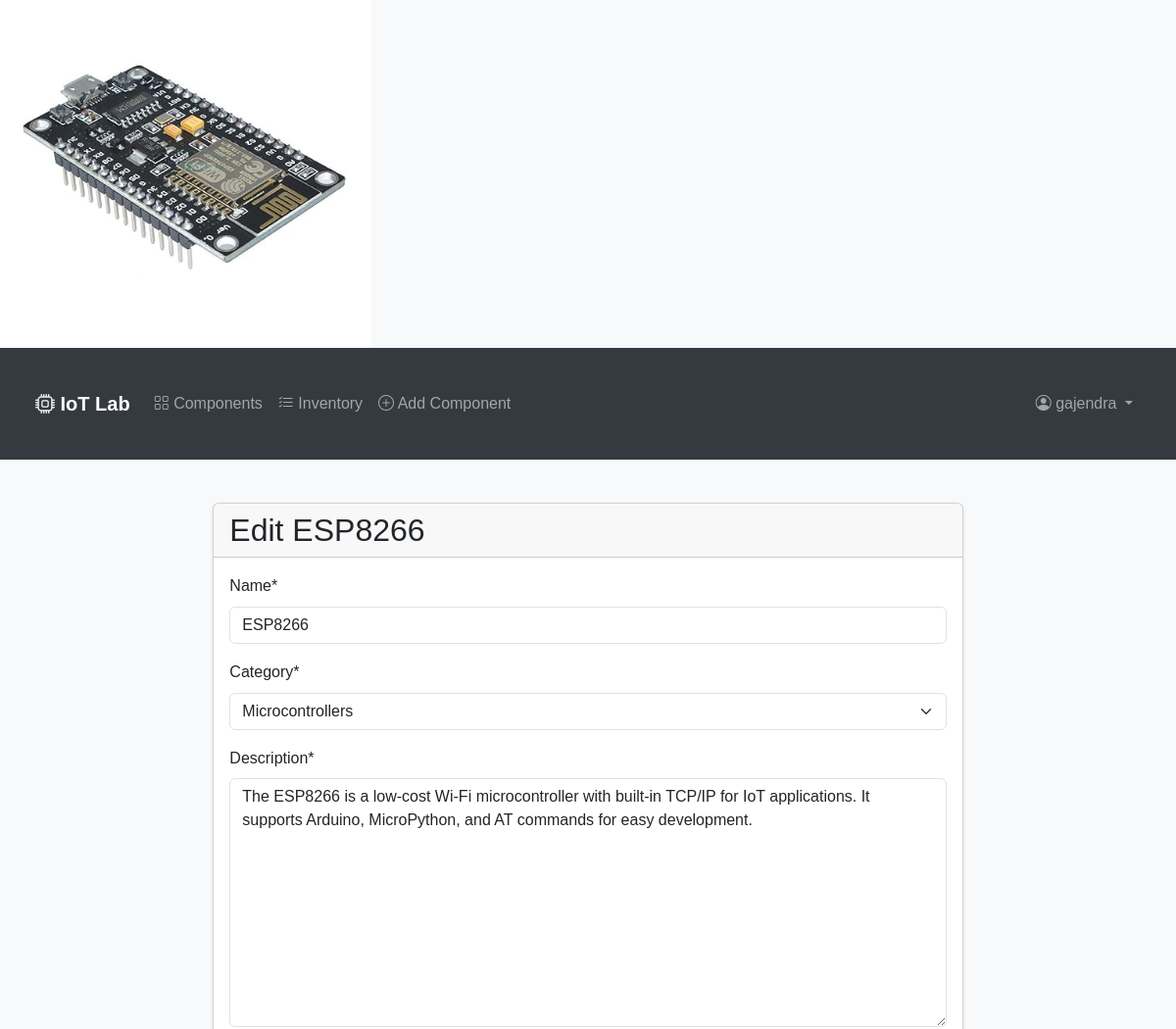
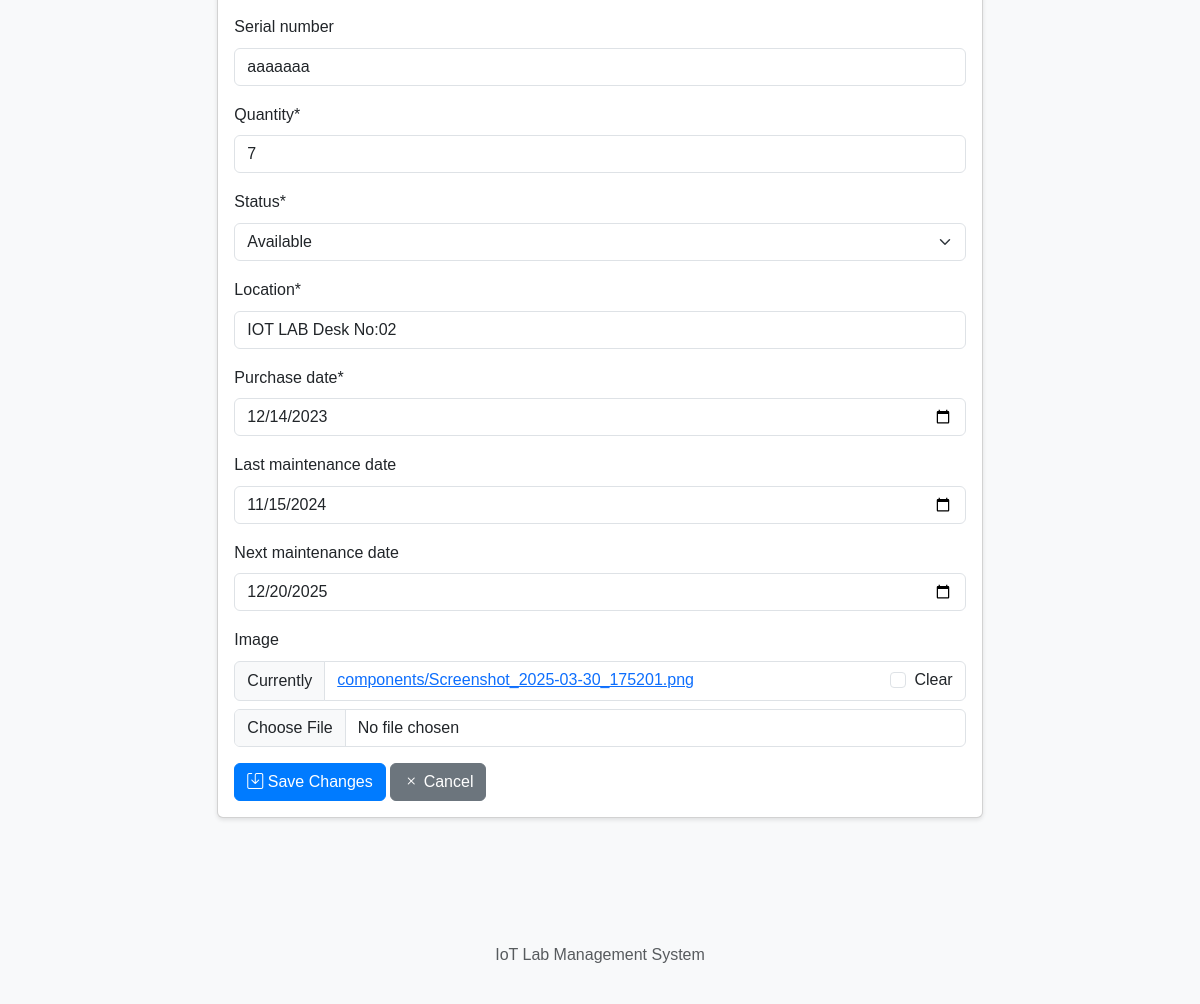
The page /component/3/update/ (signed in) on the database as committed earlier (2 pictures, top to bottom).
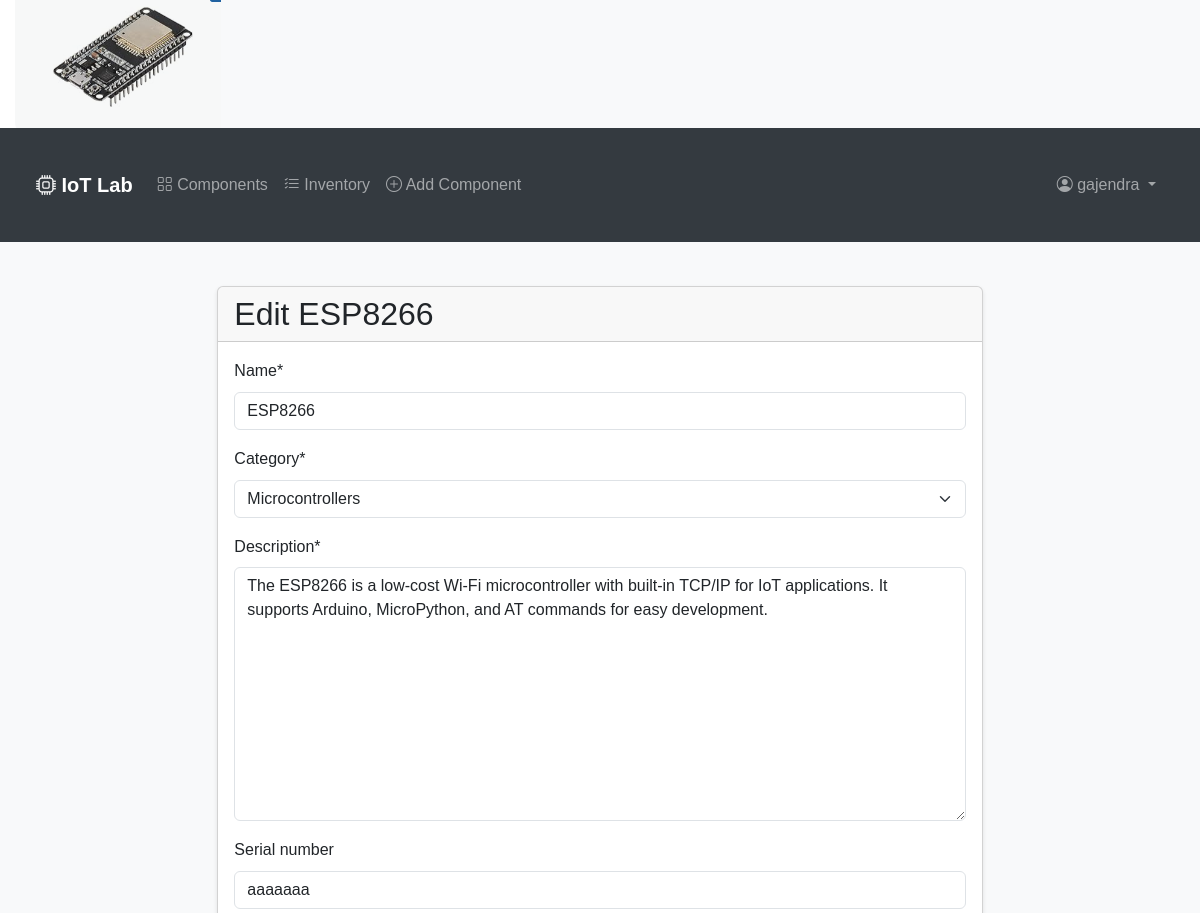
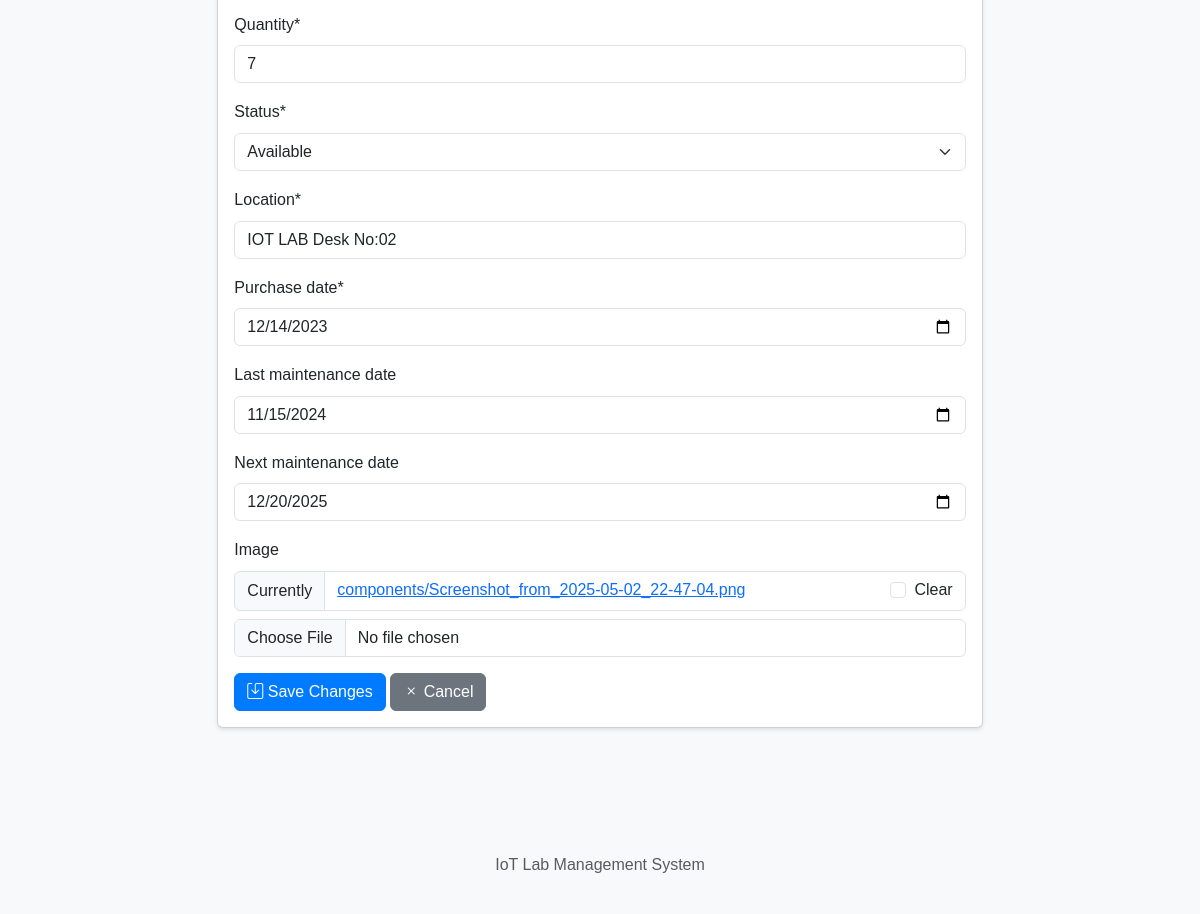
The same page on the database as committed later (2 pictures, top to bottom).
### components/models.py (models this page shows, shortened)
class Component(models.Model):
    STATUS_CHOICES = [
        ('available', 'Available'),
        ('in_use', 'In Use'),
        ('maintenance', 'Under Maintenance'),
        ('retired', 'Retired'),
    ]
    name = models.CharField(max_length=200)
    category = models.ForeignKey(Category, on_delete=models.CASCADE, related_name='components')
    description = models.TextField()
    serial_number = models.CharField(max_length=100, unique=True, null=True, blank=True)
    quantity = models.PositiveIntegerField(default=1)
    status = models.CharField(max_length=20, choices=STATUS_CHOICES, default='available')
    location = models.CharField(max_length=200)
    purchase_date = models.DateField()
    last_maintenance_date = models.DateField(null=True, blank=True)
    next_maintenance_date = models.DateField(null=True, blank=True)
    created_by = models.ForeignKey(User, on_delete=models.CASCADE, related_name='created_components')
    created_at = models.DateTimeField(auto_now_add=True)
    updated_at = models.DateTimeField(auto_now=True)
    image = models.ImageField(upload_to='components/', null=True, blank=True)

class Category(models.Model):
    name = models.CharField(max_length=100)
    description = models.TextField(blank=True)
    created_at = models.DateTimeField(auto_now_add=True)
    updated_at = models.DateTimeField(auto_now=True)
    class Meta:
        verbose_name_plural = "Categories"
    def __str__(self):
        return self.name

### components/views.py (the view, shortened to what this page needs)
# urls.py: path('component/<int:pk>/update/', views.ComponentUpdateView.as_view(), name='component-update'),
class ComponentUpdateView(LoginRequiredMixin, UserPassesTestMixin, UpdateView):
    model = Component
    form_class = ComponentForm
    template_name = 'components/component_form.html'
    success_url = reverse_lazy('component-list')
    def test_func(self):
        component = self.get_object()
        return self.request.user == component.created_by or self.request.user.is_staff

### components/forms.py
class ComponentForm(forms.ModelForm):
    class Meta:
        model = Component
        fields = ['name', 'category', 'description', 'serial_number', 'quantity',
                 'status', 'location', 'purchase_date', 'last_maintenance_date',
                 'next_maintenance_date', 'image']
        widgets = {
            'purchase_date': forms.DateInput(attrs={'type': 'date'}),
            'last_maintenance_date': forms.DateInput(attrs={'type': 'date'}),
            'next_maintenance_date': forms.DateInput(attrs={'type': 'date'}),
        }
    def __init__(self, *args, **kwargs):
        super().__init__(*args, **kwargs)
        self.fields['serial_number'].required = False
        self.fields['last_maintenance_date'].required = False
        self.fields['next_maintenance_date'].required = False
        self.fields['image'].required = False

### components/templates/components/component_form.html (shortened to what this page needs)
{% extends "components/base.html" %}
{% load crispy_forms_tags %}
{% block content %}
<div class="row">
    <div class="col-md-8 offset-md-2">
        <div class="card">
            <div class="card-header">
                <h2 class="mb-0">
                    {% if form.instance.pk %}
                    Edit {{ form.instance.name }}
                    {% else %}
                    Add New Component
                    {% endif %}
                </h2>
            </div>
            <div class="card-body">
                <form method="post" enctype="multipart/form-data">
                    {{ form|crispy }}
                    <div class="mt-3">
                        <button type="submit" class="btn btn-primary">
                            {% if form.instance.pk %}
                            <i class="bi bi-save"></i> Save Changes
                            {% else %}
                            <i class="bi bi-plus"></i> Add Component
                            {% endif %}
                        </button>
                        <a href="{% url 'component-list' %}" class="btn btn-secondary">
                            <i class="bi bi-x"></i> Cancel
                        </a>
                    </div>
                </form>
            </div>
        </div>
    </div>
</div>
{% endblock %}

### components/templates/components/base.html (shortened to what this page needs)
<!DOCTYPE html>
<html lang="en">
<head>
    <link href="https://cdn.jsdelivr.net/npm/bootstrap@5.3.0/dist/css/bootstrap.min.css" rel="stylesheet">
    <link rel="stylesheet" href="https://cdn.jsdelivr.net/npm/bootstrap-icons@1.7.2/font/bootstrap-icons.css">
    {% load static %}
    <link rel="stylesheet" href="/lab-manager/static/css/main.css">
    {% get_media_prefix as media_prefix %}
    <img src="{{ media_prefix }}components/{{ component.image.name }}">
</head>
<body>
    <nav class="navbar navbar-expand-lg navbar-dark">
        <div class="container">
            <a class="navbar-brand" href="{% url 'home' %}">
                <i class="bi bi-cpu"></i> IoT Lab
            </a>
            <div class="collapse navbar-collapse" id="navbarNav">
                <ul class="navbar-nav me-auto">
                    <li class="nav-item">
                        <a class="nav-link" href="{% url 'component-list' %}">
                            <i class="bi bi-grid"></i> Components
                        </a>
                    </li>
                    <li class="nav-item">
                        <a class="nav-link" href="{% url 'inventory-list' %}">
                            <i class="bi bi-list-check"></i> Inventory
                        </a>
                    </li>
                    {% if user.is_authenticated %}
                    <li class="nav-item">
                        <a class="nav-link" href="{% url 'component-create' %}">
                            <i class="bi bi-plus-circle"></i> Add Component
                        </a>
                    </li>
                    {% endif %}
                </ul>
                <ul class="navbar-nav">
                    {% if user.is_authenticated %}
                    <li class="nav-item dropdown">
                        <a class="nav-link dropdown-toggle" href="#" id="userDropdown" role="button" data-bs-toggle="dropdown">
                            <i class="bi bi-person-circle"></i> {{ user.username }}
                        </a>
                    </li>
                    {% else %}
                    <li class="nav-item">
                        <a class="nav-link" href="{% url 'login' %}">
                            <i class="bi bi-box-arrow-in-right"></i> Login
                        </a>
                    </li>
                    {% endif %}
                </ul>
            </div>
        </div>
    </nav>
    <div class="container mt-4">
        {% block content %}
        {% endblock %}
    </div>
    <footer class="footer mt-5 py-3 bg-light">
        <div class="container text-center">
            <span class="text-muted">IoT Lab Management System</span>
        </div>
    </footer>
</body>
</html>

Rows that differ between the two databases and show on the page:
changed Component "ESP8266": image.name: a different picture
Other text that changed with them:
text no longer shown: "Name * Category * Description * Serial number Quantity * Status * Location * Purchase date * Last maintenance date Next maintenance date Image Currently components/Screenshot_2025-03-30_175201.png Clear"
text now shown: "Name * Category * Description * Serial number Quantity * Status * Location * Purchase date * Last maintenance date Next maintenance date Image Currently components/Screenshot_from_2025-05-02_22-47-04.png Clear"
